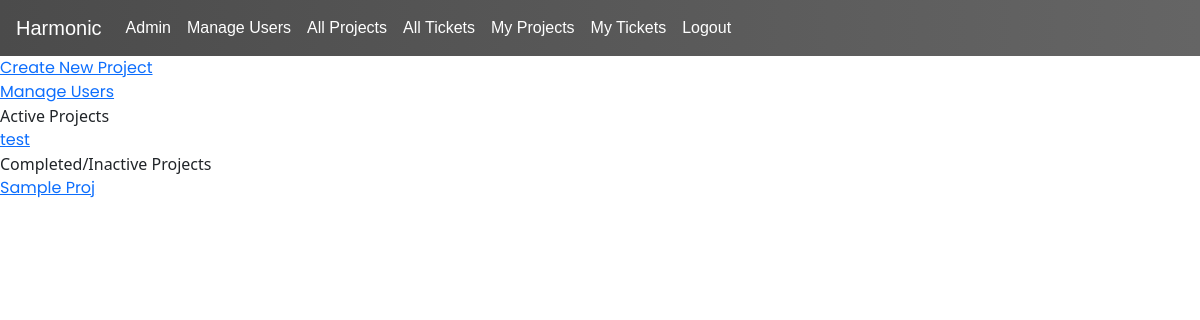
Before: / (signed in) with the older database file.
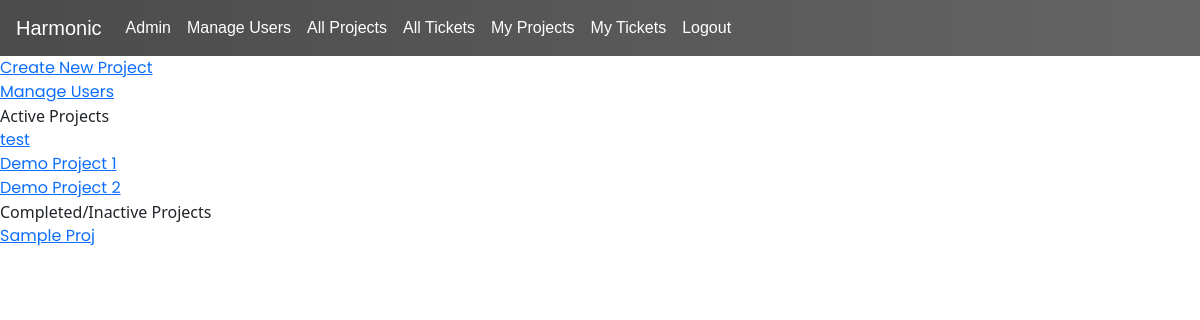
After: the same page with the newer database file.
### trackersite/models.py (models this page shows)
class Project(models.Model):
    title = models.CharField(max_length=30)
    desc = models.CharField(max_length=600)
    active = models.BooleanField(default=True)

### trackersite/views.py (the view)
# urls.py: path("", views.index, name="index"),
@login_required
def index(request):
    projects = models.Project.objects.filter()
    return render(request, "trackersite/index.html", {
        "projects": projects
    })

### trackersite/templates/trackersite/index.html
{% extends 'trackersite/layout.html' %}
{% block body %}
    <div class="div"><a href="{% url 'create_project' %}" name="test"> Create New Project </a></div>
    <div class="div"><a href="{% url 'manage_users' %}"> Manage Users </a></div>
    Active Projects
    {% for project in projects %}
        {% if project.active == True %}
        <div><a href="manage-project/{{ project.title }}">{{ project.title }}</a>  </div>
        {% endif %}
    {% endfor %}
    Completed/Inactive Projects
    {% for project in projects %}
        {% if project.active != True %}
        <div><a href="manage-project/{{ project.title }}">{{ project.title }}</a>  </div>
        {% endif %}
    {% endfor %}
{% endblock %}

Changed rows visible on the page:
added Project: title "Demo Project 1"
added Project: title "Demo Project 2"
